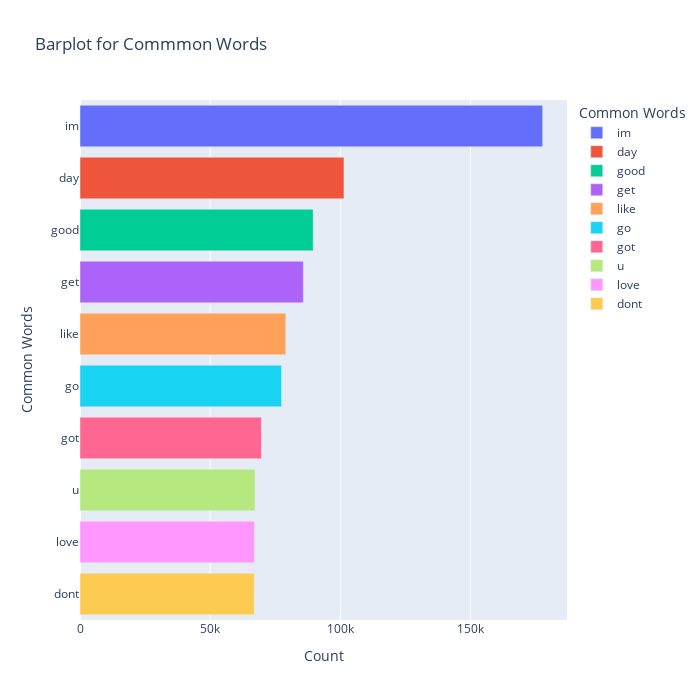

The cell this chart's notebook holds for it:
### Code cell
#Bar plot for most common words using plotly.express libraries.
fig = px.bar(temp, x="Count", y="Common Words", title='Barplot for Commmon Words', orientation='h', 
             width=700, height=700,color='Common Words')
fig.show()

### Figure 1 — Plotly figure (JSON) as saved in the notebook; plotly's stock layout.template omitted (floating-point values rounded to 4 significant figures)
{"data": [{"alignmentgroup": "True", "hovertemplate": "Common Words=%{y}<br>Count=%{x}<extra></extra>", "legendgroup": "im", "marker": {"color": "#636efa", "pattern": {"shape": ""}}, "name": "im", "offsetgroup": "im", "orientation": "h", "showlegend": true, "textposition": "auto", "type": "bar", "x": [177754], "xaxis": "x", "y": ["im"], "yaxis": "y"}, {"alignmentgroup": "True", "hovertemplate": "Common Words=%{y}<br>Count=%{x}<extra></extra>", "legendgroup": "day", "marker": {"color": "#EF553B", "pattern": {"shape": ""}}, "name": "day", "offsetgroup": "day", "orientation": "h", "showlegend": true, "textposition": "auto", "type": "bar", "x": [101424], "xaxis": "x", "y": ["day"], "yaxis": "y"}, {"alignmentgroup": "True", "hovertemplate": "Common Words=%{y}<br>Count=%{x}<extra></extra>", "legendgroup": "good", "marker": {"color": "#00cc96", "pattern": {"shape": ""}}, "name": "good", "offsetgroup": "good", "orientation": "h", "showlegend": true, "textposition": "auto", "type": "bar", "x": [89579], "xaxis": "x", "y": ["good"], "yaxis": "y"}, {"alignmentgroup": "True", "hovertemplate": "Common Words=%{y}<br>Count=%{x}<extra></extra>", "legendgroup": "get", "marker": {"color": "#ab63fa", "pattern": {"shape": ""}}, "name": "get", "offsetgroup": "get", "orientation": "h", "showlegend": true, "textposition": "auto", "type": "bar", "x": [85822], "xaxis": "x", "y": ["get"], "yaxis": "y"}, {"alignmentgroup": "True", "hovertemplate": "Common Words=%{y}<br>Count=%{x}<extra></extra>", "legendgroup": "like", "marker": {"color": "#FFA15A", "pattern": {"shape": ""}}, "name": "like", "offsetgroup": "like", "orientation": "h", "showlegend": true, "textposition": "auto", "type": "bar", "x": [79062], "xaxis": "x", "y": ["like"], "yaxis": "y"}, {"alignmentgroup": "True", "hovertemplate": "Common Words=%{y}<br>Count=%{x}<extra></extra>", "legendgroup": "go", "marker": {"color": "#19d3f3", "pattern": {"shape": ""}}, "name": "go", "offsetgroup": "go", "orientation": "h", "showlegend": true, "textposition": "auto", "type": "bar", "x": [77440], "xaxis": "x", "y": ["go"], "yaxis": "y"}, {"alignmentgroup": "True", "hovertemplate": "Common Words=%{y}<br>Count=%{x}<extra></extra>", "legendgroup": "got", "marker": {"color": "#FF6692", "pattern": {"shape": ""}}, "name": "got", "offsetgroup": "got", "orientation": "h", "showlegend": true, "textposition": "auto", "type": "bar", "x": [69718], "xaxis": "x", "y": ["got"], "yaxis": "y"}, {"alignmentgroup": "True", "hovertemplate": "Common Words=%{y}<br>Count=%{x}<extra></extra>", "legendgroup": "u", "marker": {"color": "#B6E880", "pattern": {"shape": ""}}, "name": "u", "offsetgroup": "u", "orientation": "h", "showlegend": true, "textposition": "auto", "type": "bar", "x": [67266], "xaxis": "x", "y": ["u"], "yaxis": "y"}, {"alignmentgroup": "True", "hovertemplate": "Common Words=%{y}<br>Count=%{x}<extra></extra>", "legendgroup": "love", "marker": {"color": "#FF97FF", "pattern": {"shape": ""}}, "name": "love", "offsetgroup": "love", "orientation": "h", "showlegend": true, "textposition": "auto", "type": "bar", "x": [67036], "xaxis": "x", "y": ["love"], "yaxis": "y"}, {"alignmentgroup": "True", "hovertemplate": "Common Words=%{y}<br>Count=%{x}<extra></extra>", "legendgroup": "dont", "marker": {"color": "#FECB52", "pattern": {"shape": ""}}, "name": "dont", "offsetgroup": "dont", "orientation": "h", "showlegend": true, "textposition": "auto", "type": "bar", "x": [66951], "xaxis": "x", "y": ["dont"], "yaxis": "y"}], "layout": {"barmode": "relative", "height": 700, "legend": {"title": {"text": "Common Words"}, "tracegroupgap": 0}, "title": {"text": "Barplot for Commmon Words"}, "width": 700, "xaxis": {"anchor": "y", "domain": [0, 1], "title": {"text": "Count"}}, "yaxis": {"anchor": "x", "categoryarray": ["dont", "love", "u", "got", "go", "like", "get", "good", "day", "im"], "categoryorder": "array", "domain": [0, 1], "title": {"text": "Common Words"}}}}
